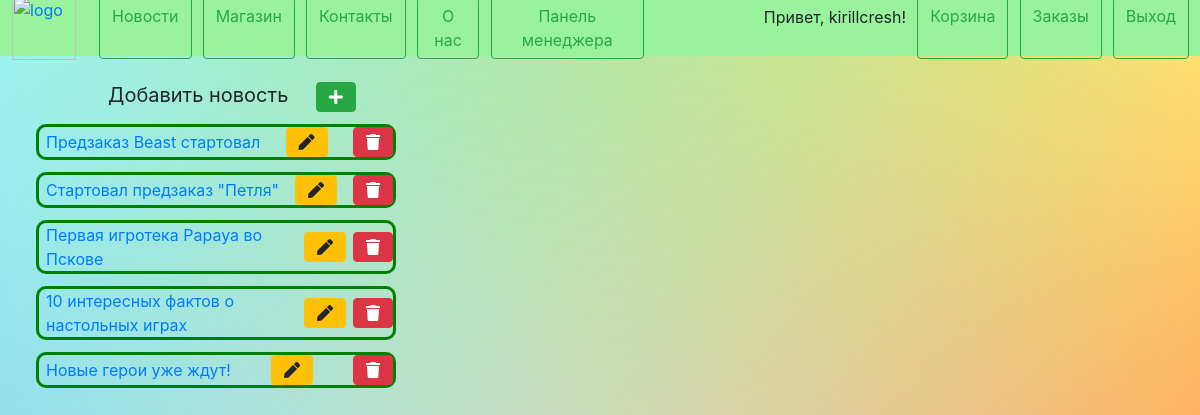
The app's page /news/manage_news/ (signed in) with its own data.
### news/models.py (models this page shows, shortened)
class News(models.Model):
    author = models.ForeignKey(User, blank=True, null=True, on_delete=models.SET_NULL,
                               verbose_name='Автор публикации')
    title = models.CharField(null=False, blank=False, max_length=100, verbose_name='Заголовок')
    news = models.TextField(verbose_name='Текст')
    pub_date = models.DateTimeField(default=datetime.now)
    picture = models.ImageField(upload_to='images/')
    def get_absolute_url(self):
        return f'/news/{self.id}/'
    class Meta:
        verbose_name = 'Новость'
        verbose_name_plural = 'Новости'

### news/views.py (the view)
# urls.py: path('manage_news/', views.manage_news, name='manage_news'),
def manage_news(request):
    if request.user.is_staff:
        news = News.objects.all()
        context = {
            'news': news,
        }
        return render(request, 'news/manage_news.html', context)
    else:
        return redirect('main:main')

### news/templates/news/manage_news.html (shortened to what this page needs)
{% extends "main/layout.html" %}
{% load static %}
{% block static %}
    <link rel="stylesheet" href="{% static 'main/css/manage_news.css' %}">
{% endblock %}
{% block content %}
<div class="button">
    <a>Добавить новость</a>
    <a style="margin: 0 0 0 2%;" class="btn btn-success" href="{% url 'news:create_news' %}"><i class="fa fa-plus"></i></a>
</div>
{% for new in news %}
<div class="edit">
    <a style="margin: 0 0 0 2%;" href="{{ new.get_absolute_url }}">{{ new.title }}</a>
    <a style="margin: 0 0 0 2%;" class="btn btn-warning" href="{% url 'news:edit_news' new.id %}"><i class="fa fa-pen"></i></a>
    <a style="margin: 0 0 0 2%;" class="btn btn-danger" href="{% url 'news:delete_news' new.id %}"><i class="fa fa-trash"></i></a>
</div>
{% endfor %}
{% endblock %}

### main/templates/main/layout.html (shortened to what this page needs)
{% load static %}
<html lang="en">
<head>
    <link rel="stylesheet" href="https://cdnjs.cloudflare.com/ajax/libs/twitter-bootstrap/4.6.1/css/bootstrap.min.css">
    <link rel="stylesheet" href="{% static 'main/css/site.css' %}">
    {% block static %}
    {% endblock %}
    <link rel="stylesheet" href="https://use.fontawesome.com/releases/v5.8.2/css/all.css">
</head>
<body>
    <div class="fixed">
        <div class="header">
            <a href="/" style="margin: 0 1% 0 1%;"><img src="{% static 'main/img/logo2.png' %}" alt="logo" style="width:64;"> </a>
            <div class="middle">
                <div class="header_left">
                    <a type="button" class="btn btn-outline-success" href="{% url 'news:main' %}">Новости</a>
                    <a type="button" class="btn btn-outline-success" href="{% url 'shop:main' %}">Магазин</a>
                    <a type="button" class="btn btn-outline-success" href="{% url 'main:contacts' %}">Контакты</a>
                    <a type="button" class="btn btn-outline-success" href="{% url 'main:about' %}">О нас</a>
                    {% if user.is_staff %}
                         <a type="button" class="btn btn-outline-success" href="{% url 'main:manager' %}">Панель менеджера</a>
                    {% endif %}
                </div>
                <div class="header_right">
                    {% if not user.is_authenticated %}
                        <a type="button" class="btn btn-outline-success" href="{% url 'main:register' %}">Регистрация</a>
                        <a type="button" class="btn btn-outline-success" href="{% url 'main:login' %}">Вход</a>
                    {% else %}
                        <a style="margin-top: 1vh;"> Привет, {{ user.username }}!</a>
                        <a type="button" class="btn btn-outline-success" href="{% url 'orders:cart_detail' %}">Корзина</a>
                        <a type="button" class="btn btn-outline-success" href="{% url 'orders:main' %}">Заказы</a>
                        <a type="button" class="btn btn-outline-success" href="{% url 'main:logout' %}">Выход</a>
                    {% endif %}
                </div>
            </div>
        </div>
    </div>
    {% block content %}
    {% endblock %}
</body>
</html>

### main/static/main/css/site.css (style rules this page uses)
.header { width: 100%; height: 7vh; background-color: 99f29c; display: flex; align-items: center; flex-direction:row; }
body { background-blend-mode: screen; background: linear-gradient(limegreen, transparent), linear-gradient(90deg, skyblue, transparent), linear-gradient(-90deg, coral, transparent); background-size: cover; background-position: center center; background-repeat: no-repeat; background-attachment: fixed; }
.middle { display: flex; width: 95% }
.header_left, .header_right { display: flex; width: 50%; }
.header_right { justify-content: flex-end; }
.header_right > a { margin: 0 2% 0 0; }
.header_left > a { margin: 0 0 0 2%; }

### main/static/main/css/manage_news.css (style rules this page uses)
.button { margin: 2% 0 1% 9%; font-size: 20px; }
.edit { display: flex; justify-content: space-between; width: 30%; align-items: center; border: 3px solid green; border-radius: 10px; margin: 1% 0 0 3%; }

### records on screen
News: title "Предзаказ Beast стартовал"
News: title "Стартовал предзаказ \"Петля\""
News: title "Первая игротека Papaya во Пскове"
News: title "10 интересных фактов о настольных играх"
News: title "Новые герои уже ждут!"

### other values on screen
{{ user.username }} "kirillcresh"
